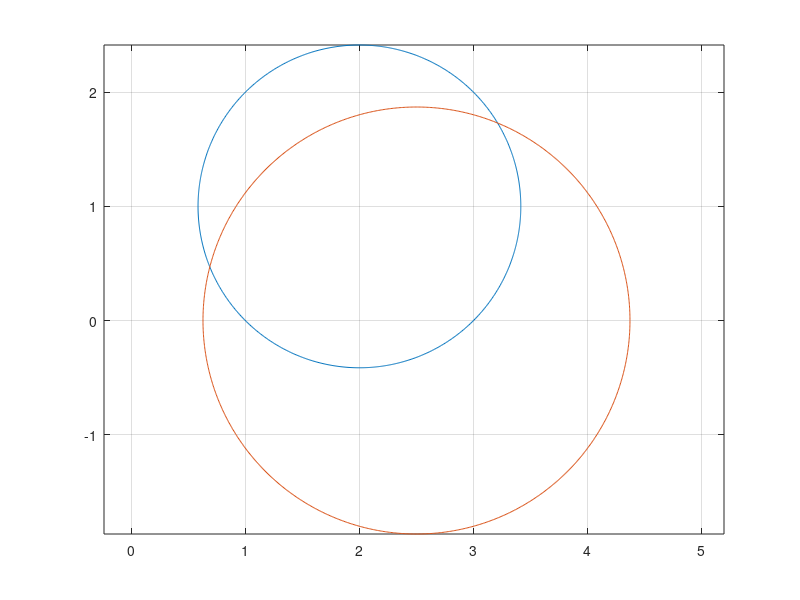

The MATLAB script that drew this image:
% PLOTCIRCLES  plot intersecting circles and zoom on their intersections

theta = linspace(0,2*pi,1000);
% first circle:
x = 2 + sqrt(2) * cos(theta);
y = 1 + sqrt(2) * sin(theta);
% second circle:
xx = 2.5 + sqrt(3.5) * cos(theta);
yy = 0 + sqrt(3.5) * sin(theta);
plot(x,y,xx,yy)
axis equal
grid on
